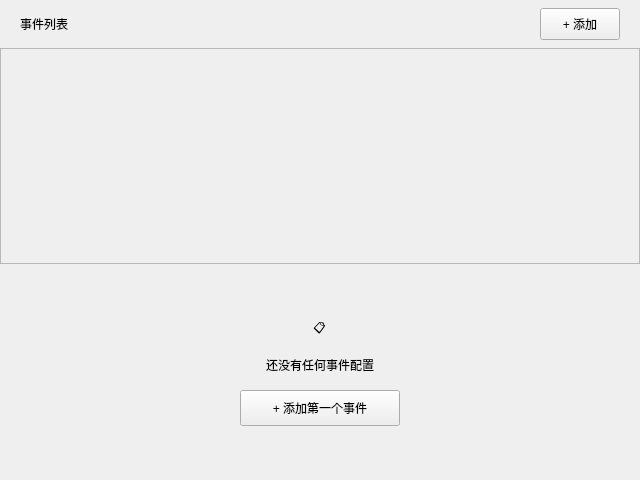
<?xml version="1.0" encoding="UTF-8"?>
<ui version="4.0">
 <class>EventListPage</class>
 <widget class="QWidget" name="EventListPage">
  <property name="geometry">
   <rect>
    <x>0</x>
    <y>0</y>
    <width>640</width>
    <height>480</height>
   </rect>
  </property>
  <layout class="QVBoxLayout" name="pageLayout">
   <property name="spacing">
    <number>0</number>
   </property>
   <property name="leftMargin">
    <number>0</number>
   </property>
   <property name="topMargin">
    <number>0</number>
   </property>
   <property name="rightMargin">
    <number>0</number>
   </property>
   <property name="bottomMargin">
    <number>0</number>
   </property>
   <item>
    <widget class="QFrame" name="headerFrame">
     <property name="minimumSize">
      <size>
       <width>0</width>
       <height>48</height>
      </size>
     </property>
     <property name="maximumSize">
      <size>
       <width>16777215</width>
       <height>48</height>
      </size>
     </property>
     <layout class="QHBoxLayout" name="headerLayout">
      <property name="leftMargin">
       <number>20</number>
      </property>
      <property name="topMargin">
       <number>0</number>
      </property>
      <property name="rightMargin">
       <number>20</number>
      </property>
      <property name="bottomMargin">
       <number>0</number>
      </property>
      <item>
       <widget class="QLabel" name="pageTitle">
        <property name="text">
         <string>事件列表</string>
        </property>
       </widget>
      </item>
      <item>
       <spacer name="headerSpacer">
        <property name="orientation">
         <enum>Qt::Horizontal</enum>
        </property>
        <property name="sizeHint" stdset="0">
         <size>
          <width>40</width>
          <height>20</height>
         </size>
        </property>
       </spacer>
      </item>
      <item>
       <widget class="QPushButton" name="btnAddEvent">
        <property name="minimumSize">
         <size>
          <width>80</width>
          <height>32</height>
         </size>
        </property>
        <property name="text">
         <string>+ 添加</string>
        </property>
       </widget>
      </item>
     </layout>
    </widget>
   </item>
   <item>
    <widget class="QScrollArea" name="scrollArea">
     <property name="widgetResizable">
      <bool>true</bool>
     </property>
     <widget class="QWidget" name="scrollContent">
      <layout class="QVBoxLayout" name="eventListLayout">
       <property name="spacing">
        <number>8</number>
       </property>
       <property name="leftMargin">
        <number>20</number>
       </property>
       <property name="topMargin">
        <number>4</number>
       </property>
       <property name="rightMargin">
        <number>20</number>
       </property>
       <property name="bottomMargin">
        <number>20</number>
       </property>
      </layout>
     </widget>
    </widget>
   </item>
   <item>
    <widget class="QFrame" name="emptyState">
     <property name="visible">
      <bool>false</bool>
     </property>
     <layout class="QVBoxLayout" name="emptyStateLayout">
      <property name="spacing">
       <number>16</number>
      </property>
      <item>
       <spacer name="emptyTopSpacer">
        <property name="orientation">
         <enum>Qt::Vertical</enum>
        </property>
        <property name="sizeHint" stdset="0">
         <size>
          <width>20</width>
          <height>40</height>
         </size>
        </property>
       </spacer>
      </item>
      <item alignment="Qt::AlignHCenter">
       <widget class="QLabel" name="emptyIcon">
        <property name="text">
         <string>📋</string>
        </property>
        <property name="alignment">
         <set>Qt::AlignCenter</set>
        </property>
       </widget>
      </item>
      <item alignment="Qt::AlignHCenter">
       <widget class="QLabel" name="emptyText">
        <property name="text">
         <string>还没有任何事件配置</string>
        </property>
        <property name="alignment">
         <set>Qt::AlignCenter</set>
        </property>
       </widget>
      </item>
      <item alignment="Qt::AlignHCenter">
       <widget class="QPushButton" name="btnAddFirstEvent">
        <property name="minimumSize">
         <size>
          <width>160</width>
          <height>36</height>
         </size>
        </property>
        <property name="text">
         <string>+ 添加第一个事件</string>
        </property>
       </widget>
      </item>
      <item>
       <spacer name="emptyBottomSpacer">
        <property name="orientation">
         <enum>Qt::Vertical</enum>
        </property>
        <property name="sizeHint" stdset="0">
         <size>
          <width>20</width>
          <height>40</height>
         </size>
        </property>
       </spacer>
      </item>
     </layout>
    </widget>
   </item>
  </layout>
 </widget>
 <resources/>
 <connections/>
</ui>
